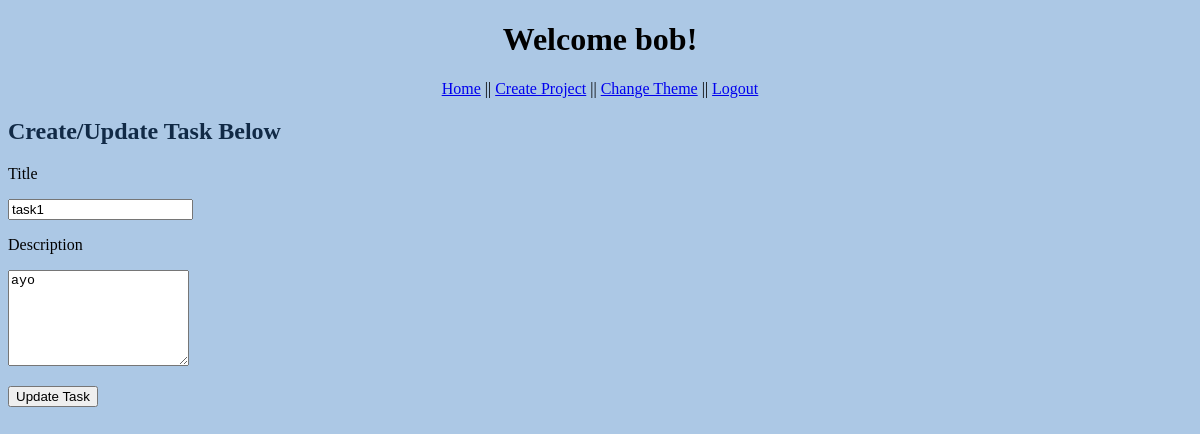
The page /view_project/1/edit/1 (signed in) on the database as committed earlier.
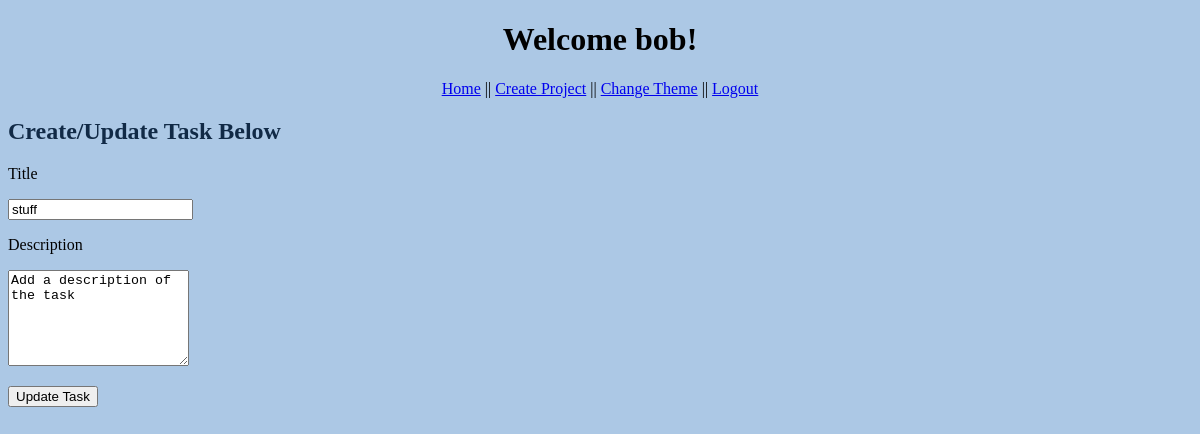
The same page on the database as committed later.
### models.py (models this page shows, shortened)
class Task(db.Model):
    id = db.Column('id', db.Integer, primary_key = True)
    project_id = db.Column(db.Integer, db.ForeignKey('project.id'), nullable=False)
    title = db.Column('title', db.String(200))
    description = db.Column('description', db.String(1000))

### app.py (the view)
@app.route('/view_project/<project_id>/edit/<t_id>', methods=['GET','POST'])
def edit_task(project_id, t_id):
    if session.get('user'):
        if request.method == 'POST':
            my_project = find_project_by_id(project_id)
            my_task = find_task_by_id(project_id, t_id)
            title = request.form['title']
            text = request.form['description']
            update_task(my_task.id, my_task.project_id, title, text)
            return redirect(url_for('get_project', project_id=my_project.id))
        else:
            my_project = find_project_by_id(project_id)
            my_task = find_task_by_id(project_id, t_id)
            return render_template('new_task.html', user=session['user'], project=my_project, task=my_task, theme=session['user_theme'])
    return redirect(url_for('login'))

### models.py (called while the page is built)
def find_project_by_id(p_id):
    return db.session.query(Project).filter_by(id = p_id).one()

def find_task_by_id(p_id, t_id):
    return db.session.query(Task).filter_by(project_id = p_id, id = t_id).one()

### templates/new_task.html (shortened to what this page needs)
<!DOCTYPE html>
<html lang="en">
<head>
    {% if theme == 1 %}
        <link rel="stylesheet" href="{{ url_for('static', filename='main.css')}}">
    {% else %}
        <link rel="stylesheet" href="{{ url_for('static', filename='second.css')}}">
    {% endif %}
</head>
<body>
    <h1>Welcome {{user}}!</h1>
    <nav>
        <a href="{{ url_for('index') }}">Home</a> ||
            <a href="{{ url_for('new_project') }}">Create Project</a> ||
            <a href="{{ url_for('change_style', theme_id=theme) }}" method = "get">Change Theme</a> ||
            <a href="{{ url_for('logout') }}">Logout</a>
    </nav>
    <h2>Create/Update Task Below</h2>
        {% if task %}
            <form action="{{url_for('edit_task',project_id=project.id, t_id=task.id)}}" method="POST">
        {% else %}
            <form action="{{url_for('new_task', project_id=project.id)}}" method="POST">
        {% endif %}
        <p><label>Title </label></p>
        <p><input type="text" name="title" value="{% if task %}{{task.title}}{% endif %}" /></p>
        <p><label>Description</label></p>
            <p>
                {% if task %}
                    <textarea name="description" rows="6" cols="0">{{task.description}}</textarea>
                {% else %}
                    <textarea name="description" rows="6" cols="0">Add a description of the task</textarea>
                {% endif %}
            </p>
            <p>
                {% if task %}
                    <input type="submit" value="Update Task" />
                {% else %}
                    <input type="submit" value="Add Task" />
                {% endif %}
            </p>
        </form>
</body>
</html>

Rows that differ between the two databases and show on the page:
changed Task: title "task1" → "stuff"; description "ayo" → "Add a description of the task"
